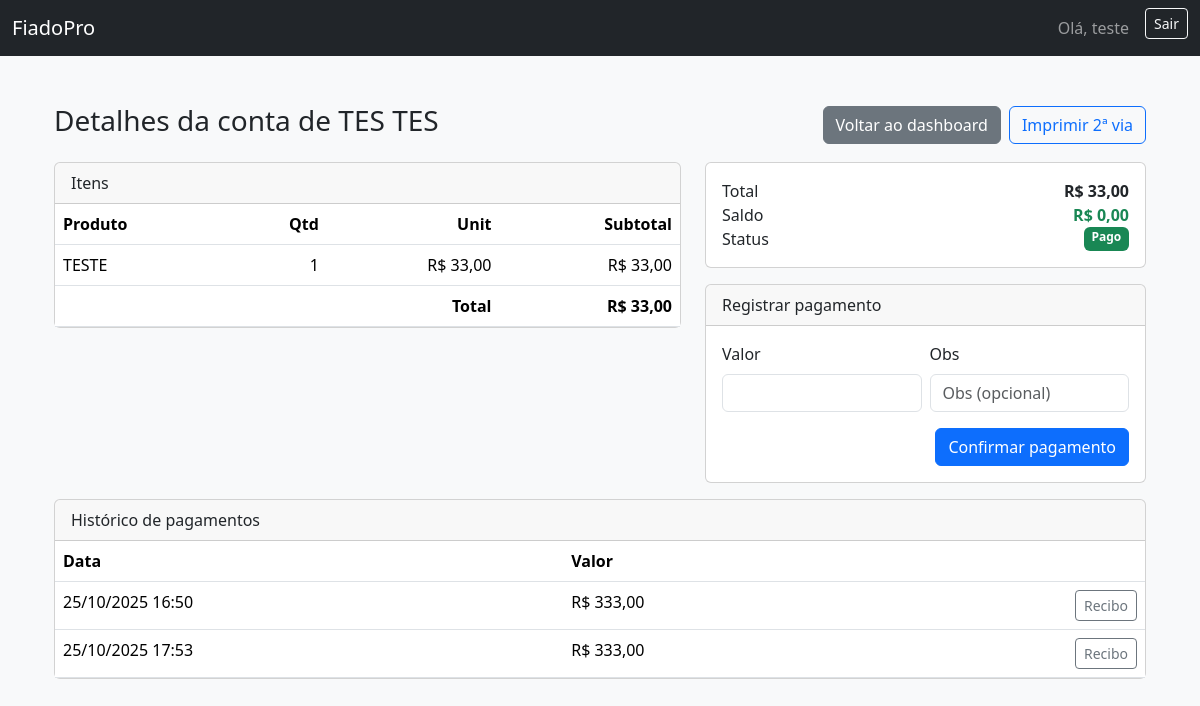
The page /conta/8/ (signed in) on the database its author committed.
### carteira/models.py (models this page shows, shortened)
class ContaCarteira(models.Model):
    STATUS_CHOICES = (
        ("EM_ABERTO", "Em aberto"),
        ("PAGO", "Pago"),
        ("ATRASO", "Em atraso"),
    )
    owner = models.ForeignKey(User, on_delete=models.CASCADE, related_name="contas_carteira")
    cliente = models.ForeignKey(Cliente, on_delete=models.PROTECT, related_name="contas")
    criado_em = models.DateField(default=timezone.now)
    vencimento = models.DateField(null=True, blank=True)
    total = models.DecimalField(max_digits=12, decimal_places=2, default=0)
    saldo = models.DecimalField(max_digits=12, decimal_places=2, default=0)
    status = models.CharField(max_length=12, choices=STATUS_CHOICES, default="EM_ABERTO")
    is_deleted = models.BooleanField(default=False)
    deleted_at = models.DateTimeField(null=True, blank=True)
    deleted_reason = models.CharField(max_length=255, blank=True)
    deleted_by = models.ForeignKey(
        User, null=True, blank=True, on_delete=models.SET_NULL, related_name="contas_carteira_excluidas"
    )
    class Meta:
        ordering = ["-criado_em", "-id"]

class Cliente(models.Model):
    nome = models.CharField(max_length=150)
    cpf = models.CharField(max_length=14, blank=True)
    telefone = models.CharField(max_length=20, blank=True)

class ItemVenda(models.Model):
    conta = models.ForeignKey(ContaCarteira, on_delete=models.CASCADE, related_name="itens")
    produto = models.CharField(max_length=120)
    quantidade = models.PositiveIntegerField(validators=[MinValueValidator(1)])
    valor_unit = models.DecimalField(max_digits=10, decimal_places=2, validators=[MinValueValidator(0)])
    def subtotal(self):
        return self.quantidade * self.valor_unit

class Pagamento(models.Model):
    conta = models.ForeignKey(ContaCarteira, on_delete=models.CASCADE, related_name="pagamentos")
    data = models.DateTimeField(default=timezone.now)
    valor = models.DecimalField(max_digits=12, decimal_places=2, validators=[MinValueValidator(0.01)])
    observacao = models.CharField(max_length=200, blank=True)

### carteira/views.py (the view)
# urls.py: path("conta/<int:conta_id>/", views.conta_detalhe, name="conta"),
@login_required
def conta_detalhe(request, conta_id):
    conta = _get_conta_or_404(request.user, conta_id)
    pgform = PagamentoForm()
    del_form = DeleteConfirmForm()
    return render(request, "carteira/conta_detalhe.html", {"conta": conta, "pgform": pgform, "del_form": del_form})

### carteira/forms.py
class PagamentoForm(forms.ModelForm):
    class Meta:
        model = Pagamento
        fields = ["valor", "observacao"]
        widgets = {
            "valor": forms.NumberInput(attrs={"class": "form-control", "step": "0.01", "min": "0.01"}),
            "observacao": forms.TextInput(attrs={"class": "form-control", "placeholder": "Obs (opcional)"}),
        }

class DeleteConfirmForm(forms.Form):
    motivo = forms.CharField(
        label="Motivo da exclusão",
        max_length=255,
        widget=forms.TextInput(attrs={"class": "form-control", "placeholder": "Informe o motivo"}),
    )
    senha = forms.CharField(
        label="Sua senha",
        widget=forms.PasswordInput(attrs={"class": "form-control", "placeholder": "Confirme sua senha"}),
    )

### carteira/views.py (called while the page is built)
def _get_conta_or_404(user, conta_id, include_deleted=False):
    qs = ContaCarteira.objects.filter(owner=user).select_related("cliente")
    if not include_deleted:
        qs = qs.filter(is_deleted=False)
    return get_object_or_404(qs, pk=conta_id)

### carteira/templates/carteira/conta_detalhe.html (shortened to what this page needs)
{% extends 'carteira/base.html' %}
{% load static %}
{% block content %}
<div class="container py-4">
  <div class="d-flex justify-content-between align-items-center mb-3">
  <h3>Detalhes da conta de {{ conta.cliente.nome }}</h3>
  <div class="d-flex gap-2">
    <a href="{% url 'carteira:dashboard' %}" class="btn btn-secondary">Voltar ao dashboard</a>
    <a
      href="{% url 'carteira:recibo_conta' conta.id %}?print=1"
      class="btn btn-outline-primary"
      target="_blank"
      rel="noopener"
      title="Imprimir 2ª via do comprovante de venda">
      Imprimir 2ª via
    </a>
  </div>
</div>
<div class="row">
  <div class="col-md-7">
    <div class="card mb-3">
      <div class="card-header">Itens</div>
      <div class="card-body p-0">
        <table class="table mb-0">
          <thead>
            <tr>
              <th>Produto</th>
              <th class="text-end">Qtd</th>
              <th class="text-end">Unit</th>
              <th class="text-end">Subtotal</th>
            </tr>
          </thead>
          <tbody>
            {% for i in conta.itens.all %}
            <tr>
              <td>{{ i.produto }}</td>
              <td class="text-end">{{ i.quantidade }}</td>
              <td class="text-end">R$ {{ i.valor_unit|floatformat:2 }}</td>
              <td class="text-end">R$ {{ i.subtotal|floatformat:2 }}</td>
            </tr>
            {% empty %}
            <tr>
              <td colspan="4" class="text-muted">Sem itens</td>
            </tr>
            {% endfor %}
          </tbody>
          <tfoot>
            <tr>
              <td colspan="3" class="text-end"><strong>Total</strong></td>
              <td class="text-end"><strong>R$ {{ conta.total|floatformat:2 }}</strong></td>
            </tr>
          </tfoot>
        </table>
      </div>
    </div>
  </div>
  <div class="col-md-5">
    <div class="card mb-3">
      <div class="card-body">
        <div class="d-flex justify-content-between">
          <span>Total</span><strong>R$ {{ conta.total|floatformat:2 }}</strong>
        </div>
        <div class="d-flex justify-content-between">
          <span>Saldo</span>
          <strong class="text-{% if conta.saldo > 0 %}danger{% else %}success{% endif %}">
            R$ {{ conta.saldo|floatformat:2 }}
          </strong>
        </div>
        <div class="d-flex justify-content-between">
          <span>Status</span>
          {% if conta.status == 'ATRASO' %}
          <span class="badge bg-danger">Atraso</span>
          {% elif conta.status == 'EM_ABERTO' %}
          <span class="badge bg-warning text-dark">Em aberto</span>
          {% else %}
          <span class="badge bg-success">Pago</span>
          {% endif %}
        </div>
      </div>
    </div>
    <div class="card">
      <div class="card-header">Registrar pagamento</div>
      <div class="card-body">
        <form method="post" action="{% url 'carteira:pagar' conta.id %}">
          <div class="row g-2">
            <div class="col-6">
              <label class="form-label">Valor</label>
              {{ pgform.valor }}
            </div>
            <div class="col-6">
              <label class="form-label">Obs</label>
              {{ pgform.observacao }}
            </div>
          </div>
          <div class="text-end mt-3">
            <button class="btn btn-primary">Confirmar pagamento</button>
          </div>
        </form>
      </div>
    </div>
  </div>
</div>
<div class="card mt-3">
  <div class="card-header">Histórico de pagamentos</div>
  <table class="table mb-0">
    <thead>
      <tr>
        <th>Data</th>
        <th>Valor</th>
        <th></th>
      </tr>
    </thead>
    <tbody>
      {% for p in conta.pagamentos.all %}
      <tr>
        <td>{{ p.data|date:'d/m/Y H:i' }}</td>
        <td>R$ {{ p.valor|floatformat:2 }}</td>
        <td class="text-end">
          <a class="btn btn-sm btn-outline-secondary" target="_blank"
            href="{% url 'carteira:recibo_pagamento' p.id %}?print=1"
            target="_blank"
            rel="noopener"
            title="Imprimir recibo pagamento">
            Recibo</a>
        </td>
      </tr>
      {% empty %}
      <tr>
        <td colspan="3" class="text-muted">Sem pagamentos</td>
      </tr>
      {% endfor %}
    </tbody>
  </table>
</div>
{% endblock %}

### carteira/templates/carteira/base.html (shortened to what this page needs)
<!doctype html>
<html lang="pt-br">
<head>
  <link href="https://cdn.jsdelivr.net/npm/bootstrap@5.3.3/dist/css/bootstrap.min.css" rel="stylesheet">
</head>
<body class="bg-light">
  {% load static %}
  <nav class="navbar navbar-expand-lg bg-dark navbar-dark">
    <div class="container-fluid">
      <a class="navbar-brand" href="{% url 'carteira:dashboard' %}">FiadoPro</a>
      <div class="d-flex ms-auto">
        {% if request.user.is_authenticated %}
        <span class="navbar-text me-3">Olá, {{ request.user.username }}</span>
        <form method="post" action="{% url 'logout' %}" class="d-inline">
          <button type="submit" class="btn btn-outline-light btn-sm">Sair</button>
        </form>
        {% else %}
        <a class="btn btn-outline-light btn-sm" href="{% url 'login' %}">Entrar</a>
        <a class="btn btn-primary btn-sm ms-2" href="{% url 'signup' %}">Criar conta</a>
        {% endif %}
      </div>
    </div>
  </nav>
  <div class="container py-4">
    {% block content %}{% endblock %}
  </div>
</body>
</html>

### carteira/templates/carteira/base.html (style rules this page uses)
.table td.text-end, .table th.text-end { text-align: right; }

### rows shown on the page
ContaCarteira: cliente.nome "TES TES", total "33,00", saldo "0,00"
ItemVenda: produto "TESTE", quantidade "1", valor_unit "33,00", subtotal "33,00"
Pagamento: data "25/10/2025 16:50", valor "333,00"
Pagamento: data "25/10/2025 17:53", valor "333,00"

### other values the page prints
{{ request.user.username }} "teste"
